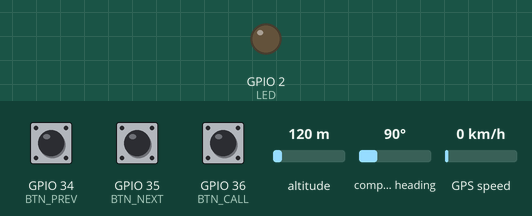
Recording of a sketch running on a simulated ESP32. On the bench: output pins drawn as LEDs (lit = HIGH). Dashed ring = blinking. The inputs (shaded band) are chosen by the test bench; at power-on: GPIO 34 (BTN_PREV) HIGH, GPIO 35 (BTN_NEXT) HIGH, GPIO 36 (BTN_CALL) HIGH, altitude 120 m, compass heading 90°, GPS speed 0 km/h. The GPS gets a fix after 3 s at 37.7749, -122.4194 with 8 satellites; the modem accepts every AT command (registered, SIM ready, sends succeed) and sends nothing else; what the sketch prints to the serial monitor is not drawn.

Above: at 0.0 s.
At 5.4 s:
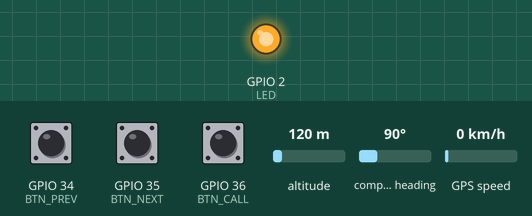
6.6 s: GPIO 34 (BTN_PREV) pulled LOW for 1 s
At 7.6 s:
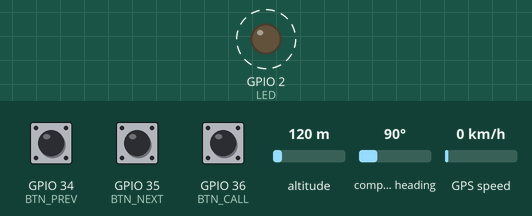
10.1 s: GPIO 35 (BTN_NEXT) pulled LOW for 0.15 s
13.6 s: GPIO 36 (BTN_CALL) pulled LOW for 1 s
17.1 s: GPIO 34 (BTN_PREV) driven LOW and GPIO 35 (BTN_NEXT) driven LOW
Timing chart, 0 to 22.7 s (numbered marks = the images above; inputs shaded):
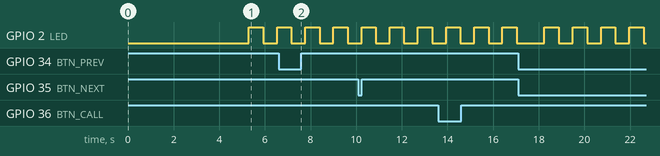

Measured:
- by itself, GPIO 2 (LED): alternates HIGH for 0.63 s and LOW for 0.61 s

The sketch:

firmware.ino
```cpp
/*
 * MotoPlay ESP32 — Bridge Hardware
 *
 * Legge GPS + OBD-II + pulsanti, invia JSON via USB Serial al Raspberry Pi.
 *
 * Librerie necessarie (Arduino IDE):
 *   - TinyGPSPlus  by Mikal Hart
 *   - ArduinoJson  by Benoit Blanchon (v7)
 *
 * Pinout:
 *   GPS  NEO-M9N:  RX=GPIO16, TX=GPIO17  (Serial1, 9600 baud)
 *   ELM327 OBD-II: RX=GPIO4,  TX=GPIO5   (Serial2, 38400 baud)
 *   Btn PREV:      GPIO34 (input-only)
 *   Btn NEXT:      GPIO35 (input-only)
 *   Btn CALL:      GPIO36 (input-only)
 *   LED status:    GPIO2 (onboard)
 */

#include <TinyGPSPlus.h>
#include <ArduinoJson.h>
#include <HardwareSerial.h>

// ── Pin ───────────────────────────────────────────────────────
#define GPS_RX   16
#define GPS_TX   17
#define OBD_RX    4
#define OBD_TX    5
#define BTN_PREV 34
#define BTN_NEXT 35
#define BTN_CALL 36
#define LED       2

// ── Serial ────────────────────────────────────────────────────
HardwareSerial gpsSerial(1);   // Serial1 → GPS
HardwareSerial obdSerial(2);   // Serial2 → ELM327

TinyGPSPlus gps;

// ── Stato ─────────────────────────────────────────────────────
struct OBD {
  int     rpm      = 0;
  int     speed    = 0;
  float   temp     = 0;
  float   fuel     = 0;
  float   voltage  = 0;
  int     throttle = 0;
  bool    ready    = false;
} obd;

struct GPS_State {
  double  lat      = 0;
  double  lng      = 0;
  float   speed    = 0;  // km/h
  float   heading  = 0;
  float   accuracy = 9;
  bool    valid    = false;
} gpsState;

// ── Debounce pulsanti ──────────────────────────────────────────
unsigned long lastBtn[3] = {0, 0, 0};
const unsigned long DEBOUNCE = 250;
const char* BTN_NAMES[] = {"prev", "next", "call"};
const int   BTN_PINS[]  = {BTN_PREV, BTN_NEXT, BTN_CALL};

// ── Timing ────────────────────────────────────────────────────
unsigned long lastOBD    = 0;
unsigned long lastOutput = 0;
int obdPid = 0;

// ── Setup ─────────────────────────────────────────────────────
void setup() {
  Serial.begin(115200);   // USB → Raspberry Pi
  gpsSerial.begin(9600,  SERIAL_8N1, GPS_RX, GPS_TX);
  obdSerial.begin(38400, SERIAL_8N1, OBD_RX, OBD_TX);

  pinMode(BTN_PREV, INPUT_PULLUP);
  pinMode(BTN_NEXT, INPUT_PULLUP);
  pinMode(BTN_CALL, INPUT_PULLUP);
  pinMode(LED, OUTPUT);

  delay(500);
  obdInit();

  digitalWrite(LED, HIGH);
  Serial.println("{\"type\":\"ready\",\"fw\":\"1.0\"}");
}

// ── OBD init ──────────────────────────────────────────────────
void obdInit() {
  sendOBD("ATZ");   delay(1000);
  sendOBD("ATE0");  delay(200);   // echo off
  sendOBD("ATL0");  delay(200);   // linefeed off
  sendOBD("ATH0");  delay(200);   // headers off
  sendOBD("ATSP0"); delay(200);   // auto protocol
  obd.ready = true;
}

String sendOBD(const char* cmd) {
  obdSerial.println(cmd);
  delay(100);
  String res = "";
  unsigned long t = millis();
  while (millis() - t < 500) {
    if (obdSerial.available())
      res += (char)obdSerial.read();
  }
  res.trim();
  return res;
}

int parseOBD(const String& resp) {
  // risposta ELM327: "41 0C 0F A0" → hex bytes
  int idx = resp.lastIndexOf(' ');
  if (idx < 0) return -1;
  String hex = resp.substring(idx + 1);
  return strtol(hex.c_str(), nullptr, 16);
}

// OBD PIDs ciclici
void pollOBD() {
  if (!obd.ready || millis() - lastOBD < 120) return;
  lastOBD = millis();

  switch (obdPid % 5) {
    case 0: {  // RPM (PID 0x0C)
      String r = sendOBD("010C");
      // Formula: (A*256 + B) / 4
      int p = r.indexOf(' ');
      if (p > 0) {
        int A = strtol(r.substring(0, p).c_str(), nullptr, 16);
        int B = strtol(r.substring(p+1).c_str(), nullptr, 16);
        obd.rpm = (A * 256 + B) / 4;
      }
      break;
    }
    case 1: {  // Velocità (PID 0x0D)
      String r = sendOBD("010D");
      int v = parseOBD(r);
      if (v >= 0) obd.speed = v;
      break;
    }
    case 2: {  // Temp motore (PID 0x05)
      String r = sendOBD("0105");
      int v = parseOBD(r);
      if (v >= 0) obd.temp = v - 40.0f;
      break;
    }
    case 3: {  // Carburante % (PID 0x2F)
      String r = sendOBD("012F");
      int v = parseOBD(r);
      if (v >= 0) obd.fuel = (v / 255.0f) * 100.0f;
      break;
    }
    case 4: {  // Throttle (PID 0x11)
      String r = sendOBD("0111");
      int v = parseOBD(r);
      if (v >= 0) obd.throttle = (v / 255) * 100;
      break;
    }
  }
  obdPid++;

  // Tensione batteria (ATRVn, non standard PID)
  if (obdPid % 20 == 0) {
    String r = sendOBD("ATRV");
    r.replace("V", "");
    obd.voltage = r.toFloat();
  }
}

int calcGear(int spd, int rpm) {
  if (spd < 5)  return 0;
  if (rpm <= 0) return -1;
  float ratio = (float)rpm / max(spd, 1);
  if (ratio > 150) return 1;
  if (ratio > 100) return 2;
  if (ratio > 70)  return 3;
  if (ratio > 50)  return 4;
  if (ratio > 38)  return 5;
  return 6;
}

// ── GPS read ──────────────────────────────────────────────────
void readGPS() {
  while (gpsSerial.available())
    gps.encode(gpsSerial.read());

  if (gps.location.isUpdated()) {
    gpsState.lat      = gps.location.lat();
    gpsState.lng      = gps.location.lng();
    gpsState.valid    = gps.location.isValid();
    gpsState.accuracy = gps.hdop.isValid() ? gps.hdop.value() / 100.0f : 9.9f;
  }
  if (gps.speed.isUpdated())
    gpsState.speed = gps.speed.kmph();
  if (gps.course.isUpdated())
    gpsState.heading = gps.course.deg();
}

// ── Pulsanti ──────────────────────────────────────────────────
void checkButtons() {
  unsigned long now = millis();
  for (int i = 0; i < 3; i++) {
    if (digitalRead(BTN_PINS[i]) == LOW && now - lastBtn[i] > DEBOUNCE) {
      lastBtn[i] = now;
      StaticJsonDocument<64> doc;
      doc["type"] = "btn";
      doc["btn"]  = BTN_NAMES[i];
      serializeJson(doc, Serial);
      Serial.println();
    }
  }
}

// ── Output JSON ───────────────────────────────────────────────
void sendJSON() {
  if (millis() - lastOutput < 500) return;
  lastOutput = millis();

  StaticJsonDocument<256> doc;
  JsonObject g = doc.createNestedObject("gps");
  g["lat"]      = gpsState.lat;
  g["lng"]      = gpsState.lng;
  g["speed"]    = round(gpsState.speed * 10) / 10.0;
  g["heading"]  = round(gpsState.heading);
  g["accuracy"] = gpsState.accuracy;
  g["valid"]    = gpsState.valid;

  JsonObject o = doc.createNestedObject("obd");
  o["rpm"]      = obd.rpm;
  o["speed"]    = obd.speed;
  o["temp"]     = round(obd.temp * 10) / 10.0;
  o["fuel"]     = round(obd.fuel);
  o["gear"]     = calcGear(obd.speed, obd.rpm);
  o["voltage"]  = round(obd.voltage * 10) / 10.0;
  o["throttle"] = obd.throttle;

  serializeJson(doc, Serial);
  Serial.println();

  // LED blink
  digitalWrite(LED, !digitalRead(LED));
}

// ── Loop ─────────────────────────────────────────────────────
void loop() {
  readGPS();
  pollOBD();
  checkButtons();
  sendJSON();
}
```
